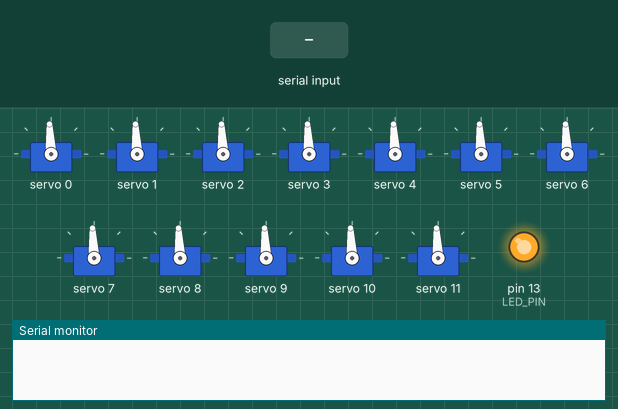
Bench run of a sketch on a simulated Arduino Uno, built with avr-gcc and run on an emulated ATmega328P. Shown: 12 × servo, output pins drawn as LEDs (lit = HIGH), the last lines printed to the serial monitor. The test bench sets the inputs (shaded band). Pins used as bus, display or sensor lines are not drawn.

Above: at 1.2 s.
1.3 s: "SET 90\n" received over Serial
At 2.1 s:
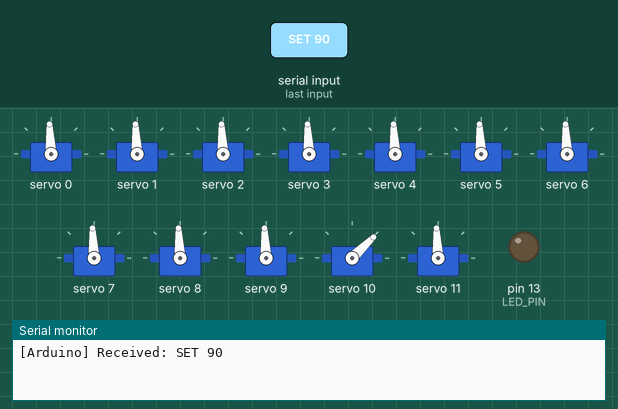
4.3 s: "SET  45\n" received over Serial
At 4.6 s:
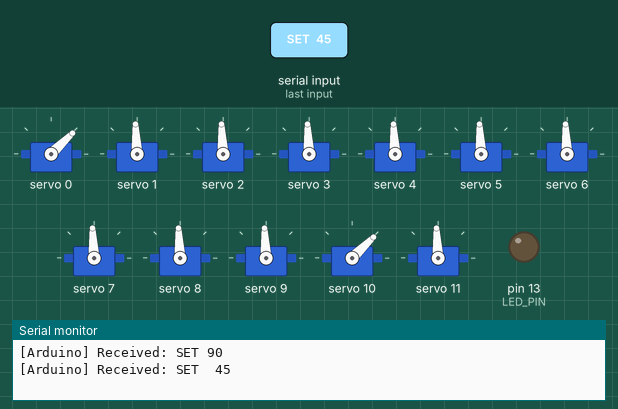
7.3 s: "SET_ALL 90\n" received over Serial
At 8.1 s:
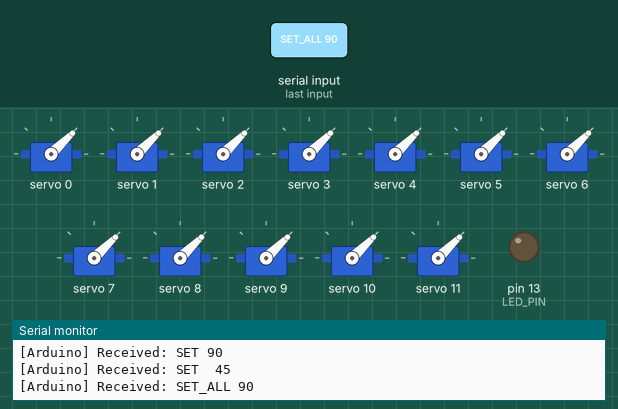
10.3 s: "SET  45\n" received over Serial
At 11.1 s:
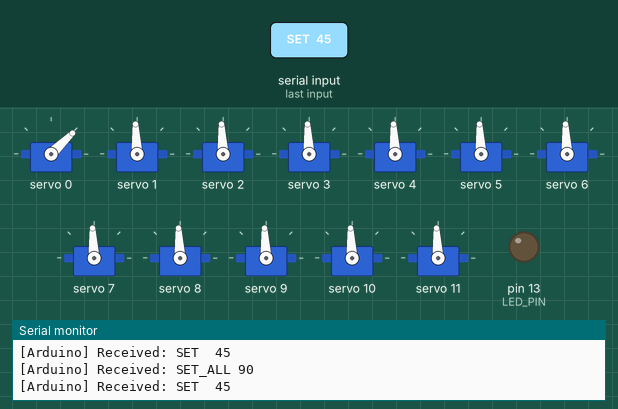
Timing chart, 0 to 14.3 s (numbered marks = the images above; inputs shaded):
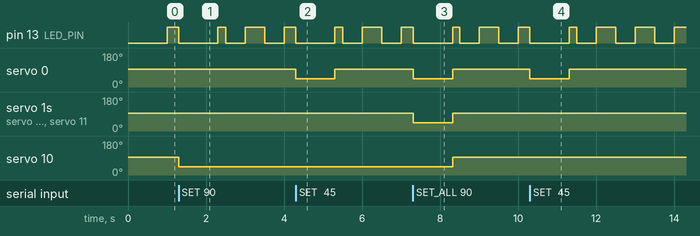

Measured:
- after the input at 1.3 s, servo 10: 93° → 44° at once
- after the input at 4.3 s, servo 0: 93° → 44° at once, → 93° 1.0 s later
- after the input at 7.3 s, servo 0–9, servo 11: 93° → 44° at once, → 93° 1.0 s later; servo 10: 44° → 93° after 1.0 s
- after the input at 10.3 s, servo 0: 93° → 44° at once, → 93° 1.0 s later

The sketch:

W8lessServoController.ino
```cpp
#include <Wire.h>
#include <Adafruit_PWMServoDriver.h>
#include "config.h"

// PCA9685 instance (default address 0x40)
Adafruit_PWMServoDriver pwm = Adafruit_PWMServoDriver();

unsigned long lastCommandTime = 0;   // Last time a command was received
bool outputsEnabled = false;         // OE pin state
bool safetyActive = false;           // Safety shutdown active
bool servoEnabled[NUM_SERVOS];       // Track enabled servos

void setup() {
  Serial.begin(115200);
  pwm.begin();
  pwm.setPWMFreq(50); // 50Hz standard for servos
  pinMode(OE_PIN, OUTPUT);
  pinMode(LED_PIN, OUTPUT);

  // Start with outputs disabled
  digitalWrite(OE_PIN, HIGH);
  for (int i = 0; i < NUM_SERVOS; i++) {
    servoEnabled[i] = false;
    setServoMicroseconds(i, DEFAULT_SERVO_US);
  }
}

void loop() {
  // Process serial commands
  if (Serial.available()) {
    String line = Serial.readStringUntil('\n');
    processSerialCommand(line);
    lastCommandTime = millis();
    safetyActive = false;
    digitalWrite(LED_PIN, LOW);
  }

  // Safety timeout: disable outputs if no command for FRONTEND_TIMEOUT_MS
  if (!safetyActive && millis() - lastCommandTime > FRONTEND_TIMEOUT_MS) {
    // Disable outputs first
    digitalWrite(OE_PIN, HIGH);
    outputsEnabled = false;

    // Move enabled servos to default
    for (int i = 0; i < NUM_SERVOS; i++) {
      if (servoEnabled[i]) {
        setServoMicroseconds(i, DEFAULT_SERVO_US);
        servoEnabled[i] = false;
      }
    }

    safetyActive = true;
  }

  // Blink LED when safety active
  if (safetyActive) {
    digitalWrite(LED_PIN, millis() % 1000 < 500 ? HIGH : LOW);
  }
}

// -------------------------------
// Set PWM for a single servo
// -------------------------------
void setServoMicroseconds(int channel, int us) {
  us = constrain(us, SERVO_MIN_US, SERVO_MAX_US);
  int pulselen = map(us, 0, 20000, 0, 4095);
  pwm.setPWM(channel, 0, pulselen);
}

// -------------------------------
// Process serial commands
// -------------------------------
void processSerialCommand(String line) {
  line.trim();
  if (line.startsWith("SET ")) {
    int ch = line.substring(4, line.indexOf(' ', 4)).toInt();
    int val = line.substring(line.lastIndexOf(' ') + 1).toInt();
    setServoMicroseconds(ch, val);
    servoEnabled[ch] = true;

  } else if (line.startsWith("SET_ALL ")) {
    int val = line.substring(8).toInt();
    for (int i = 0; i < NUM_SERVOS; i++) {
      setServoMicroseconds(i, val);
      servoEnabled[i] = true;
    }

  } else if (line == "ENABLE") {
    // Enable outputs first
    digitalWrite(OE_PIN, LOW);
    outputsEnabled = true;

    // Set all servos to default
    for (int i = 0; i < NUM_SERVOS; i++) {
        setServoMicroseconds(i, DEFAULT_SERVO_US);
        servoEnabled[i] = true;
    }

  } else if (line == "DISABLE") {
    // Disable outputs
    digitalWrite(OE_PIN, HIGH);
    outputsEnabled = false;

    // Move enabled servos to default
    for (int i = 0; i < NUM_SERVOS; i++) {
        if (servoEnabled[i]) {
            setServoMicroseconds(i, DEFAULT_SERVO_US);
            servoEnabled[i] = false;
        }
    }
  }

  // Feedback to frontend
  Serial.print("[Arduino] Received: ");
  Serial.println(line);
}
```

ServoController.cpp
```cpp
#include <Arduino.h>
#include "ServoController.h"

ServoController::ServoController() {
    for (int i = 0; i < NUM_SERVOS; i++) {
        servoValues[i] = DEFAULT_SERVO_US;
    }
}

void ServoController::begin() {
    pinMode(OE_PIN, OUTPUT);
    digitalWrite(OE_PIN, HIGH); // disable outputs initially

    Wire.begin();

    // Reset MODE1
    Wire.beginTransmission(PCA9685_ADDR);
    Wire.write(0x00);
    Wire.write(0x00);
    Wire.endTransmission();

    // Calculate prescale for 50Hz
    float prescaleval = 25000000.0 / (4096.0 * 50.0) - 1.0;
    uint8_t prescale = (uint8_t)(prescaleval + 0.5);

    // Enter sleep to set prescale
    Wire.beginTransmission(PCA9685_ADDR);
    Wire.write(0x00);
    Wire.endTransmission();
    Wire.requestFrom(PCA9685_ADDR, 1);
    uint8_t oldmode = Wire.read();
    uint8_t newmode = (oldmode & 0x7F) | 0x10; // sleep
    Wire.beginTransmission(PCA9685_ADDR);
    Wire.write(0x00);
    Wire.write(newmode);
    Wire.endTransmission();

    // Set prescale
    Wire.beginTransmission(PCA9685_ADDR);
    Wire.write(0xFE);
    Wire.write(prescale);
    Wire.endTransmission();

    // Restore MODE1
    Wire.beginTransmission(PCA9685_ADDR);
    Wire.write(0x00);
    Wire.write(oldmode);
    Wire.endTransmission();

    delay(5);

    // Restart
    Wire.beginTransmission(PCA9685_ADDR);
    Wire.write(0x00);
    Wire.write(oldmode | 0xA1); // auto-increment, restart
    Wire.endTransmission();

    setAllDefault();
}

void ServoController::setServo(int channel, int microseconds) {
    if (channel < 0 || channel >= NUM_SERVOS) return;
    if (microseconds < SERVO_MIN_US) microseconds = SERVO_MIN_US;
    if (microseconds > SERVO_MAX_US) microseconds = SERVO_MAX_US;
    servoValues[channel] = microseconds;
    uint16_t ticks = usToTicks(microseconds);
    setPWM(channel, 0, ticks);
}

int ServoController::getServoValue(int channel) {
    if (channel < 0 || channel >= NUM_SERVOS) return DEFAULT_SERVO_US;
    return servoValues[channel];
}

void ServoController::setAllDefault() {
    for (int i = 0; i < NUM_SERVOS; i++) {
        setServo(i, DEFAULT_SERVO_US);
    }
}

void ServoController::enableOutputs(bool enable) {
    digitalWrite(OE_PIN, enable ? LOW : HIGH); // active low
}

uint16_t ServoController::usToTicks(uint16_t microseconds) {
    // 4096 ticks per 20ms frame
    return (uint16_t)((microseconds * 4096.0) / 20000.0);
}

void ServoController::setPWM(int channel, uint16_t on, uint16_t off) {
    Wire.beginTransmission(PCA9685_ADDR);
    Wire.write(0x06 + 4 * channel); // LEDn_ON_L
    Wire.write(on & 0xFF);
    Wire.write(on >> 8);
    Wire.write(off & 0xFF);
    Wire.write(off >> 8);
    Wire.endTransmission();
}
```

ServoController.h
```cpp
#ifndef SERVOCONTROLLER_H
#define SERVOCONTROLLER_H

#include <Wire.h>
#include <Arduino.h>
#include "config.h"

class ServoController {
  public:
    ServoController();
    void begin();
    void setServo(int channel, int microseconds);
    int getServoValue(int channel);
    void setAllDefault();
    void enableOutputs(bool enable);

  private:
    uint16_t servoValues[NUM_SERVOS];
    uint16_t usToTicks(uint16_t microseconds);
    void setPWM(int channel, uint16_t on, uint16_t off);
};

#endif
```

config.h
```cpp
#ifndef CONFIG_H
#define CONFIG_H

// PCA9685 Settings
#define NUM_SERVOS 16
#define DEFAULT_SERVO_US 1500
#define SERVO_MIN_US 1000
#define SERVO_MAX_US 2000
#define PCA9685_ADDR 0x40
// Arduino Pins
#define OE_PIN 7    // Output Enable
#define LED_PIN 13  // Safety indicator LED

// Safety Timeout (milliseconds)
#define FRONTEND_TIMEOUT_MS 1000

#endif
```
